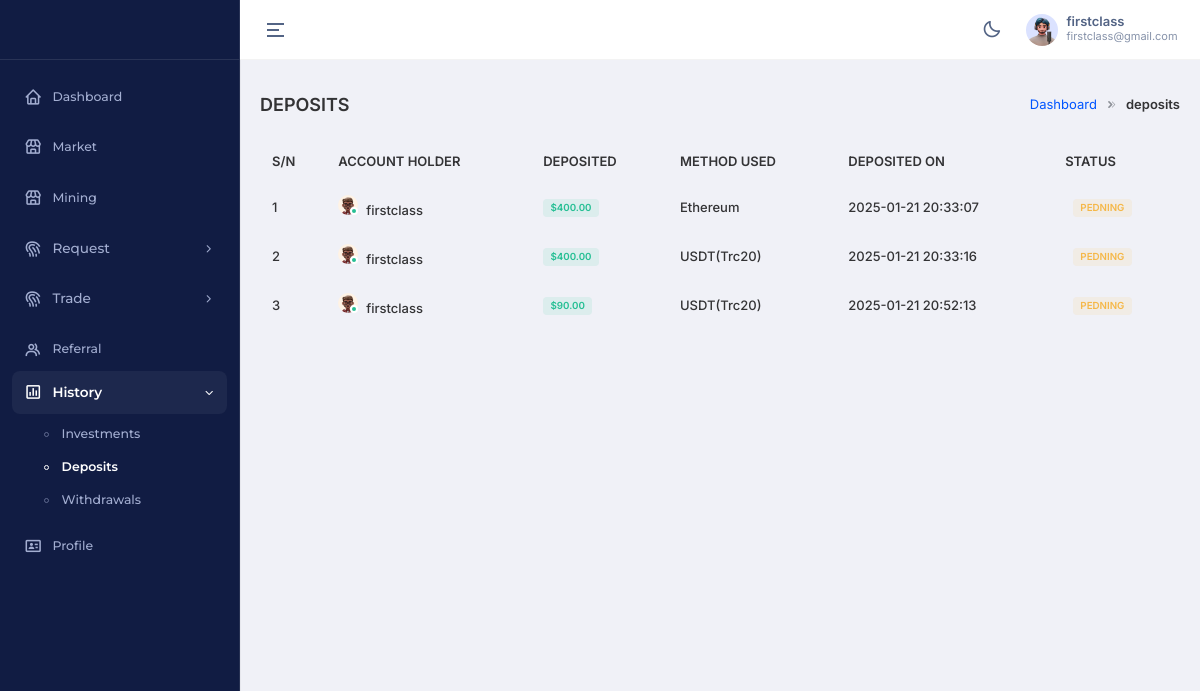
Page /app/deposits.php (signed in) on the committed database.
### tables this page shows
CREATE TABLE `users` (
  `id` int(11) NOT NULL,
  `user` varchar(100) NOT NULL,
  `name` varchar(100) NOT NULL,
  `email` varchar(100) NOT NULL,
  `phone` varchar(100) NOT NULL,
  `profile_image` varchar(300) NOT NULL,
  `password` varchar(100) NOT NULL,
  `country` varchar(100) NOT NULL,
  `wallet` varchar(100) NOT NULL,
  `ref_wallet` varchar(100) NOT NULL,
  `gain_wallet` varchar(100) NOT NULL,
  `total_deposit` float NOT NULL,
  `total_withdrawal` float NOT NULL,
  `trading_commission` int(11) NOT NULL,
  `pending_investment` int(11) NOT NULL,
  `referral_balance` int(11) NOT NULL,
  `referral` int(11) NOT NULL,
  `account_warning` enum('no','yes') NOT NULL,
  `restriction` enum('no','yes') NOT NULL,
  `promo_won` varchar(100) NOT NULL,
  `ref_id` varchar(100) NOT NULL,
  `referree` varchar(100) NOT NULL,
  `date_registered` varchar(100) NOT NULL,
  `paid_ref` varchar(11) NOT NULL,
  `dn_with` int(11) NOT NULL,
  `status` varchar(11) NOT NULL,
  `kycstatus` enum('null','pending','declined','approved') NOT NULL,
  `copy_balance` varchar(255) NOT NULL DEFAULT '0',
  `copy_expert` int(11) NOT NULL,
  `btc` varchar(255) NOT NULL DEFAULT '0',
  `gold` varchar(255) NOT NULL DEFAULT '0'
);

CREATE TABLE `deposits` (
  `id` int(11) NOT NULL,
  `user_id` int(11) NOT NULL,
  `wallet_addr` varchar(100) NOT NULL,
  `amount` varchar(100) NOT NULL,
  `snapshot` varchar(100) NOT NULL,
  `method` varchar(100) NOT NULL,
  `date_deposited` varchar(100) NOT NULL,
  `status` int(11) NOT NULL
);

### app/controllers/userDetails.php (called while the page is built)
<?php
    $id =  $_SESSION['id'];
    $fetchUser = mysqli_query($connection, "SELECT * FROM `users` WHERE `id` = '$id'");
    $userDetails = mysqli_fetch_assoc($fetchUser);
?>

### app/deposits.php (the view, shortened to what this page needs)
<?php
include('../server/connection.php');
include('controllers/userDetails.php');
function formatNumber($number, $decimals = 2) {
    return number_format((float)$number, $decimals, '.', ',');
}
?>
<!DOCTYPE html>
<html lang="en" dir="ltr" data-nav-layout="vertical" data-theme-mode="light" data-header-styles="light" data-menu-styles="dark" data-toggled="close">
<head>
    <link id="style" href="./assets/libs/bootstrap/css/bootstrap.min.css" rel="stylesheet" />
    <link href="./assets/css/styles.min.css" rel="stylesheet" />
    <link href="./assets/css/icons.css" rel="stylesheet" />
    <link href="./assets/libs/node-waves/waves.min.css" rel="stylesheet" />
    <link href="./assets/libs/simplebar/simplebar.min.css" rel="stylesheet" />
    <link rel="stylesheet" href="./assets/libs/flatpickr/flatpickr.min.css" />
    <link rel="stylesheet" href="./assets/libs/@simonwep/pickr/themes/nano.min.css" />
    <link rel="stylesheet" href="./assets/libs/choices.js/public/assets/styles/choices.min.css" />
</head>
<body>
    <div class="page">
        <?php include('./includes/header.php') ?>
        <?php include('./includes/sidebar.php') ?>
        <div class="main-content app-content">
            <div class="container-fluid">
                <div class="d-md-flex d-block align-items-center justify-content-between my-4 page-header-breadcrumb">
                    <h1 class="page-title fw-semibold fs-18 mb-0">DEPOSITS</h1>
                    <div class="ms-md-1 ms-0">
                        <nav>
                            <ol class="breadcrumb mb-0">
                                <li class="breadcrumb-item"><a href="#">Dashboard</a></li>
                                <li class="breadcrumb-item active" aria-current="page">
                                    deposits
                                </li>
                            </ol>
                        </nav>
                    </div>
                </div>
                <div class="row">
                    <div class="table-responsive">
                        <table class="table text-nowrap table-borderless">
                            <thead>
                                <tr>
                                    <th scope="col">S/N</th>
                                    <th scope="col">ACCOUNT HOLDER</th>
                                    <th scope="col">DEPOSITED</th>
                                    <th scope="col">METHOD USED</th>
                                    <th scope="col">DEPOSITED ON</th>
                                    <th scope="col">STATUS</th>
                                </tr>
                            </thead>
                            <tbody>
                                <?php
                                $sql = mysqli_query($connection, "SELECT * FROM `deposits` WHERE `user_id` = '$id'");
                                if (mysqli_num_rows($sql)) {
                                    $count = 1;
                                    while ($details = mysqli_fetch_assoc($sql)) {
                                ?>
                                        <tr>
                                            <td><?php echo $count ?></td>
                                            <td>
                                                <span class="avatar avatar-xs me-2 online avatar-rounded">
                                                    <img src="./assets/images/faces/13.jpg" alt="img">
                                                </span><?php echo $userDetails['name'] ?>
                                            </td>
                                            <td><span class="badge bg-success-transparent">$<?php echo formatNumber($details['amount']) ?></span></td>
                                            <td><?php echo $details['method'] ?></td>
                                            <td><?php echo $details['date_deposited'] ?></td>
                                            <td>
                                                <?php
                                                if ($details['status'] == 1) {
                                                    echo '<span class="badge bg-success-transparent ms-2">APPROVED</span>';
                                                } else if ($details['status'] == 2) {
                                                    echo '<span class="badge bg-warning-transparent ms-2">DECLINED</span>';
                                                } else {
                                                    echo '<span class="badge bg-warning-transparent ms-2">PEDNING</span>';
                                                }
                                                ?>
                                            </td>
                                        </tr>
                                <?php
                                        $count++;
                                    }
                                } else {
                                    echo "<tr>
                                    <td colspan='7'>
                                    <span class='badge bg-danger-transparent'> NO DATA </span>
                                    </td>
                                    </tr>";
                                }
                                ?>
                            </tbody>
                        </table>
                    </div>
                </div>
            </div>
        </div>
        <?php
        for ($br = 0; $br < 20; $br++) {
            echo "<br>";
        }
        ?>
    </div>
</body>
</html>

### app/includes/header.php (shortened to what this page needs)
<header class="app-header">
    <div class="main-header-container container-fluid">
        <div class="header-content-left">
            <div class="header-element">
                <a aria-label="Hide Sidebar" class="sidemenu-toggle header-link animated-arrow hor-toggle horizontal-navtoggle" data-bs-toggle="sidebar" href="javascript:void(0);"><span></span></a>
            </div>
        </div>
        <div class="header-content-right">
            <div class="header-element header-theme-mode">
                <a class="header-link layout-setting">
                    <span class="light-layout">
                        <i class="bx bx-moon header-link-icon"></i>
                    </span>
                </a>
            </div>
            <div class="header-element">
                <a href="#" class="header-link dropdown-toggle" id="mainHeaderProfile" data-bs-toggle="dropdown" data-bs-auto-close="outside" aria-expanded="false">
                    <div class="d-flex align-items-center">
                        <div class="me-sm-2 me-0">
                            <?php
                            if (strlen($userDetails['profile_image']) > 3) {
                            ?>
                                <img src="<?php echo  $domain . 'uploads/profile/' . $userDetails['profile_image'] ?>" alt="img" width="32" height="32" style="object-fit: cover;" class="rounded-circle" />
                            <?php
                            } else {
                            ?>
                                <img src="./assets/images/faces/9.jpg" alt="img" width="32" height="32" class="rounded-circle" />
                            <?php
                            }
                            ?>
                        </div>
                        <div class="d-sm-block d-none">
                            <p class="fw-semibold mb-0 lh-1"><?php echo $userDetails['name'] ?></p>
                            <span class="op-7 fw-normal d-block fs-11"><?php echo $userDetails['email'] ?></span>
                        </div>
                    </div>
                </a>
            </div>
        </div>
    </div>
</header>

### app/includes/header.php (style rules this page uses)
body { top: 0px !important; }

### rows in the picture
users: name "firstclass", email "firstclass@gmail.com"
deposits: user.name "firstclass", amount "400.00", method "Ethereum", date_deposited "2025-01-21 20:33:07", status "PEDNING"
deposits: user.name "firstclass", amount "400.00", method "USDT(Trc20)", date_deposited "2025-01-21 20:33:16", status "PEDNING"
deposits: user.name "firstclass", amount "90.00", method "USDT(Trc20)", date_deposited "2025-01-21 20:52:13", status "PEDNING"
